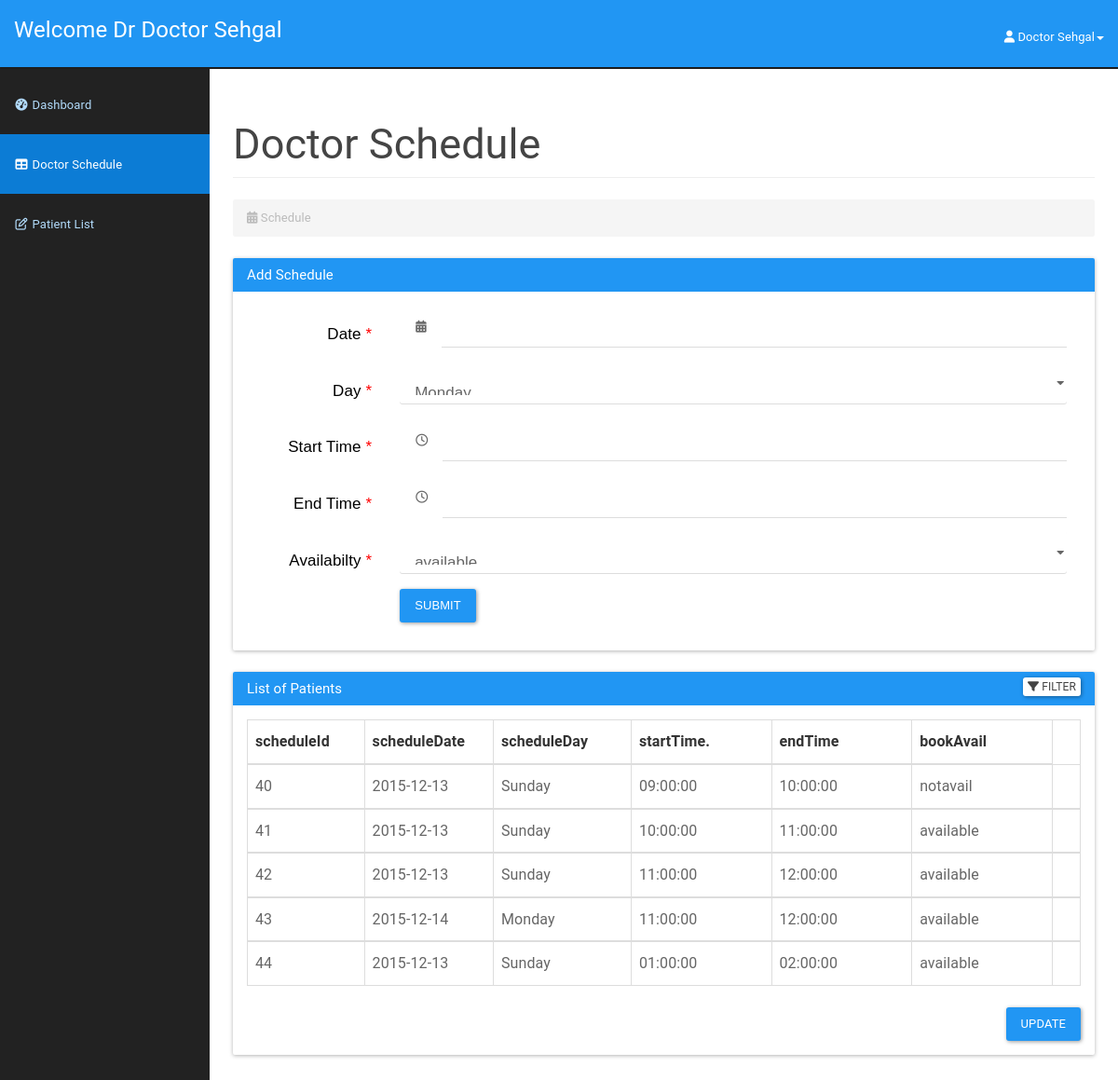
Before: /doctor/addschedule.php (signed in) with the older database file.
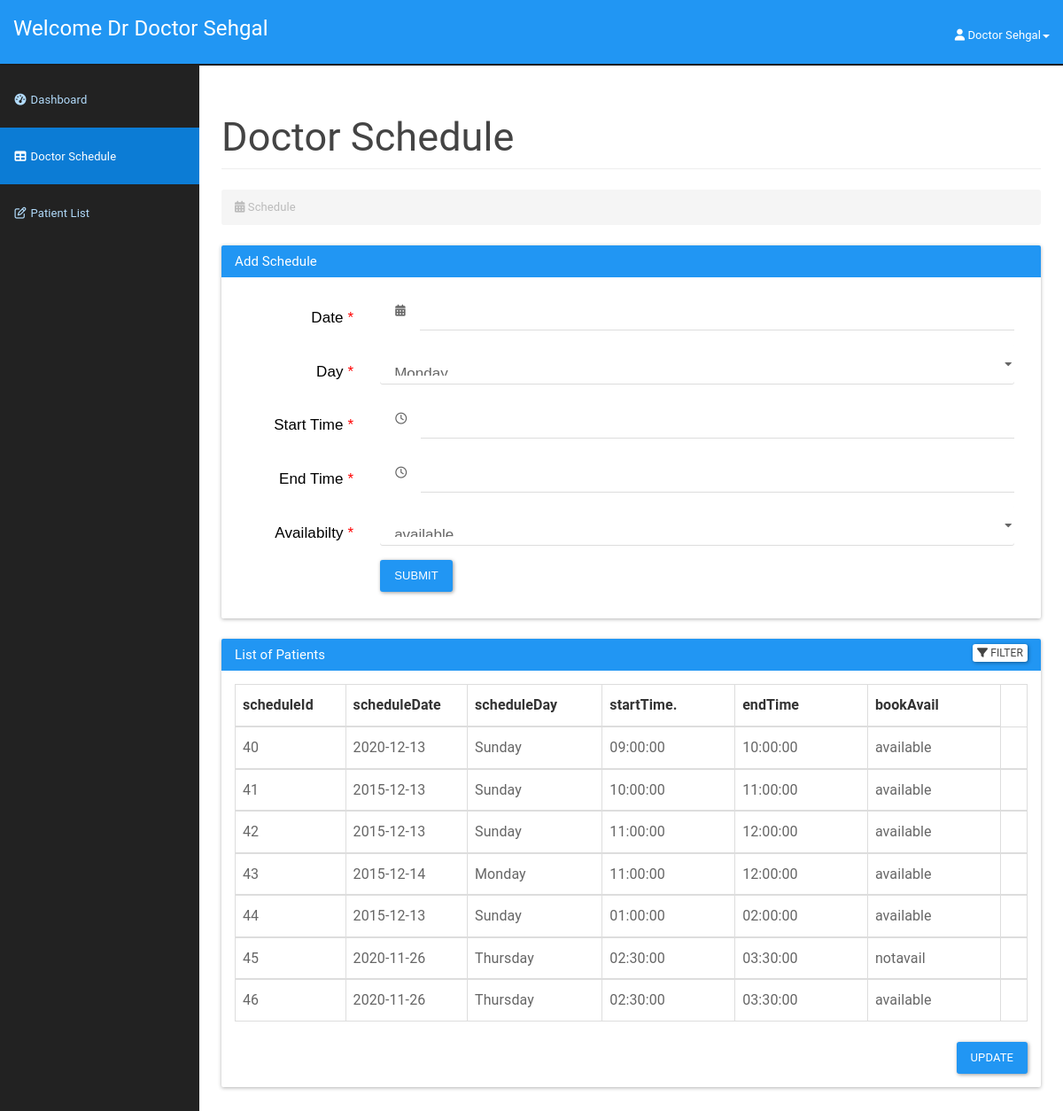
After: the same page with the newer database file.
### tables this page shows
CREATE TABLE `doctorschedule` (
  `scheduleId` int(11) NOT NULL AUTO_INCREMENT,
  `scheduleDate` date NOT NULL,
  `scheduleDay` varchar(15) NOT NULL,
  `startTime` time NOT NULL,
  `endTime` time NOT NULL,
  `bookAvail` varchar(10) NOT NULL,
  PRIMARY KEY (`scheduleId`)
);

### doctor/addschedule.php (the view, shortened to what the changed rows need)
<?php
include_once '../assets/conn/dbconnect.php';
?>
<!DOCTYPE html>
<html lang="en">
    <head>
        <link href="assets/css/material.css" rel="stylesheet">
        <link href="assets/css/sb-admin.css" rel="stylesheet">
        <link href="assets/css/time/bootstrap-clockpicker.css" rel="stylesheet">
        <link href="assets/css/style.css" rel="stylesheet">
        <link href="assets/font-awesome/css/font-awesome.css" rel="stylesheet">
        <link rel="stylesheet" href="https://formden.com/static/cdn/bootstrap-iso.css" />
        <link rel="stylesheet" href="https://formden.com/static/cdn/font-awesome/4.4.0/css/font-awesome.min.css" />
    </head>
    <body>
        <div id="wrapper">
            <div id="page-wrapper">
                <div class="container-fluid">
                    <div class="row">
                        <div class="col-lg-12">
                            <h2 class="page-header">
                            Doctor Schedule
                            </h2>
                        </div>
                    </div>
                    <div class="panel panel-primary filterable">
                        <div class="panel-body">
                        <table class="table table-hover table-bordered">
                            <thead>
                                <tr class="filters">
                                    <th><input type="text" class="form-control" placeholder="scheduleId" disabled></th>
                                    <th><input type="text" class="form-control" placeholder="scheduleDate" disabled></th>
                                    <th><input type="text" class="form-control" placeholder="scheduleDay" disabled></th>
                                    <th><input type="text" class="form-control" placeholder="startTime." disabled></th>
                                    <th><input type="text" class="form-control" placeholder="endTime" disabled></th>
                                    <th><input type="text" class="form-control" placeholder="bookAvail" disabled></th>
                                </tr>
                            </thead>
                            <?php
                            $result=mysqli_query($con,"SELECT * FROM doctorschedule");
                            while ($doctorschedule=mysqli_fetch_array($result)) {
                                echo "<tbody>";
                                echo "<tr>";
                                    echo "<td>" . $doctorschedule['scheduleId'] . "</td>";
                                    echo "<td>" . $doctorschedule['scheduleDate'] . "</td>";
                                    echo "<td>" . $doctorschedule['scheduleDay'] . "</td>";
                                    echo "<td>" . $doctorschedule['startTime'] . "</td>";
                                    echo "<td>" . $doctorschedule['endTime'] . "</td>";
                                    echo "<td>" . $doctorschedule['bookAvail'] . "</td>";
                                    echo "<form method='POST'>";
                                    echo "<td class='text-center'><a href='#' id='".$doctorschedule['scheduleId']."' class='delete'><span class='glyphicon glyphicon-trash' aria-hidden='true'></span></a>
                            </td>";
                            }
                                echo "</tr>";
                           echo "</tbody>";
                       echo "</table>";
                        ?>
                        </div>
                    </div>
                </div>
            </div>
<link rel="stylesheet" href="https://cdnjs.cloudflare.com/ajax/libs/bootstrap-datepicker/1.4.1/css/bootstrap-datepicker3.css"/>
    </body>
</html>

Changed rows visible on the page:
changed doctorschedule id 40: scheduleDate "2015-12-13" → "2020-12-13"; bookAvail "notavail" → "available"
added doctorschedule: scheduleId "45", scheduleDate "2020-11-26", scheduleDay "Thursday", startTime "02:30:00", endTime "03:30:00", bookAvail "notavail"
added doctorschedule: scheduleId "46", scheduleDate "2020-11-26", scheduleDay "Thursday", startTime "02:30:00", endTime "03:30:00", bookAvail "available"
